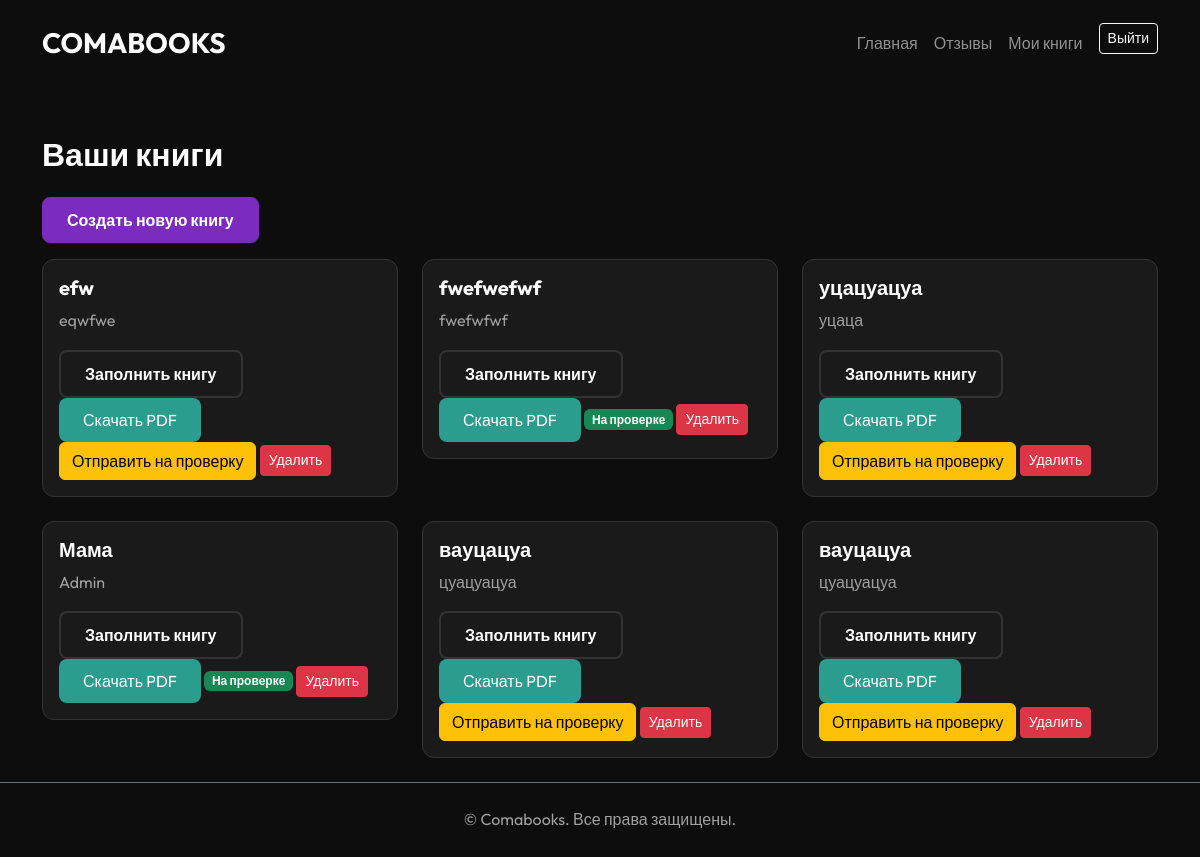
Screenshot of /dashboard/ (signed in) with the database file from the repository.
### config/models.py (models this page shows, shortened)
class Book(models.Model):
    STATUS_CHOICES = [
        ('draft', 'Черновик'),
        ('completed', 'Завершено (Ждет проверки)'),
        ('printed', 'Напечатано'),
    ]
    user = models.ForeignKey(settings.AUTH_USER_MODEL, on_delete=models.CASCADE, related_name="books")
    title = models.CharField(max_length=255, verbose_name="Название книги")
    author = models.CharField(max_length=255, verbose_name="Автор")
    subtitle = models.CharField(max_length=255, blank=True, null=True, verbose_name="Подзаголовок")
    dedication = models.ForeignKey(BookDedication, on_delete=models.SET_NULL, null=True, blank=True, verbose_name="Посвящение")
    status = models.CharField(max_length=20, choices=STATUS_CHOICES, default='draft', verbose_name="Статус")
    created_at = models.DateTimeField(auto_now_add=True)

### config/views.py (the view)
# urls.py: path("dashboard/", views.dashboard, name="dashboard"),
@login_required
def dashboard(request):
    books = Book.objects.filter(user=request.user)
    return render(request, "books/dashboard.html", {"books": books})

### templates/books/dashboard.html (shortened to what this page needs)
{% extends "_base.html" %}
{% block content %}
<div class="container mt-5">
    <h2>Ваши книги</h2>
    <a href="{% url 'create_book' %}" class="btn btn-primary mb-3">Создать новую книгу</a>
    <div class="row">
        {% for book in books %}
        <div class="col-md-4">
            <div class="card mb-4">
                <div class="card-body">
                    <h5 class="card-title">{{ book.title }}</h5>
                    <p class="card-text">{{ book.author }}</p>
                    <a href="{% url 'edit_pages' book.id %}" class="btn btn-secondary">Заполнить книгу</a>
                    <a href="{% url 'generate_pdf' book.id %}" class="btn btn-success">Скачать PDF</a>
                    {% if book.status == 'draft' %}
                    <form action="{% url 'finish_book' book.id %}" method="post" class="d-inline">
                        <button type="submit" class="btn btn-warning">Отправить на проверку</button>
                    </form>
                    {% else %}
                    <span class="badge bg-success">На проверке</span>
                    {% endif %}
                    <form action="{% url 'delete_book' book.id %}" method="post" class="d-inline"
                        onsubmit="return confirm('Вы уверены, что хотите удалить эту книгу?');">
                        <button type="submit" class="btn btn-danger btn-sm">Удалить</button>
                    </form>
                </div>
            </div>
        </div>
        {% empty %}
        <p>У вас пока нет книг.</p>
        {% endfor %}
    </div>
</div>
{% endblock %}

### static/css/styles.css (style rules this page uses)
:root { --bg-color: #0d0d0d; --card-bg: #1a1a1a; --text-color: #ffffff; --accent-color: #7b2cbf; --accent-hover: #9d4edd; --secondary-text: #a0a0a0; --border-color: #333333; }
body { background-color: var(--bg-color); color: var(--text-color); font-family: 'Outfit', sans-serif; line-height: 1.6; }
h1, h2, h3, h4, h5, h6 { font-weight: 700; margin-bottom: 1.5rem; }
a { color: var(--accent-color); text-decoration: none; transition: color 0.3s ease; }
.btn-primary { background-color: var(--accent-color); border-color: var(--accent-color); font-weight: 600; padding: 10px 24px; border-radius: 8px; transition: all 0.3s ease; }
.btn-secondary { background-color: transparent; border: 2px solid var(--border-color); color: var(--text-color); font-weight: 600; padding: 10px 24px; border-radius: 8px; transition: all 0.3s ease; }
.btn-success { background-color: #2a9d8f; border: none; padding: 10px 24px; border-radius: 8px; }
.card { background-color: var(--card-bg); border: 1px solid var(--border-color); border-radius: 12px; transition: transform 0.3s ease, box-shadow 0.3s ease; }
.card-title { color: var(--text-color); }
.card-text { color: var(--secondary-text); }

### rows the page displays
Book: title "efw", author "eqwfwe", status "Отправить на проверку"
Book: title "fwefwefwf", author "fwefwfwf", status "На проверке"
Book: title "уцацуацуа", author "уцаца", status "Отправить на проверку"
Book: title "Мама", author "Admin", status "На проверке"
Book: title "вауцацуа", author "цуацуацуа", status "Отправить на проверку"
Book: title "вауцацуа", author "цуацуацуа", status "Отправить на проверку"
